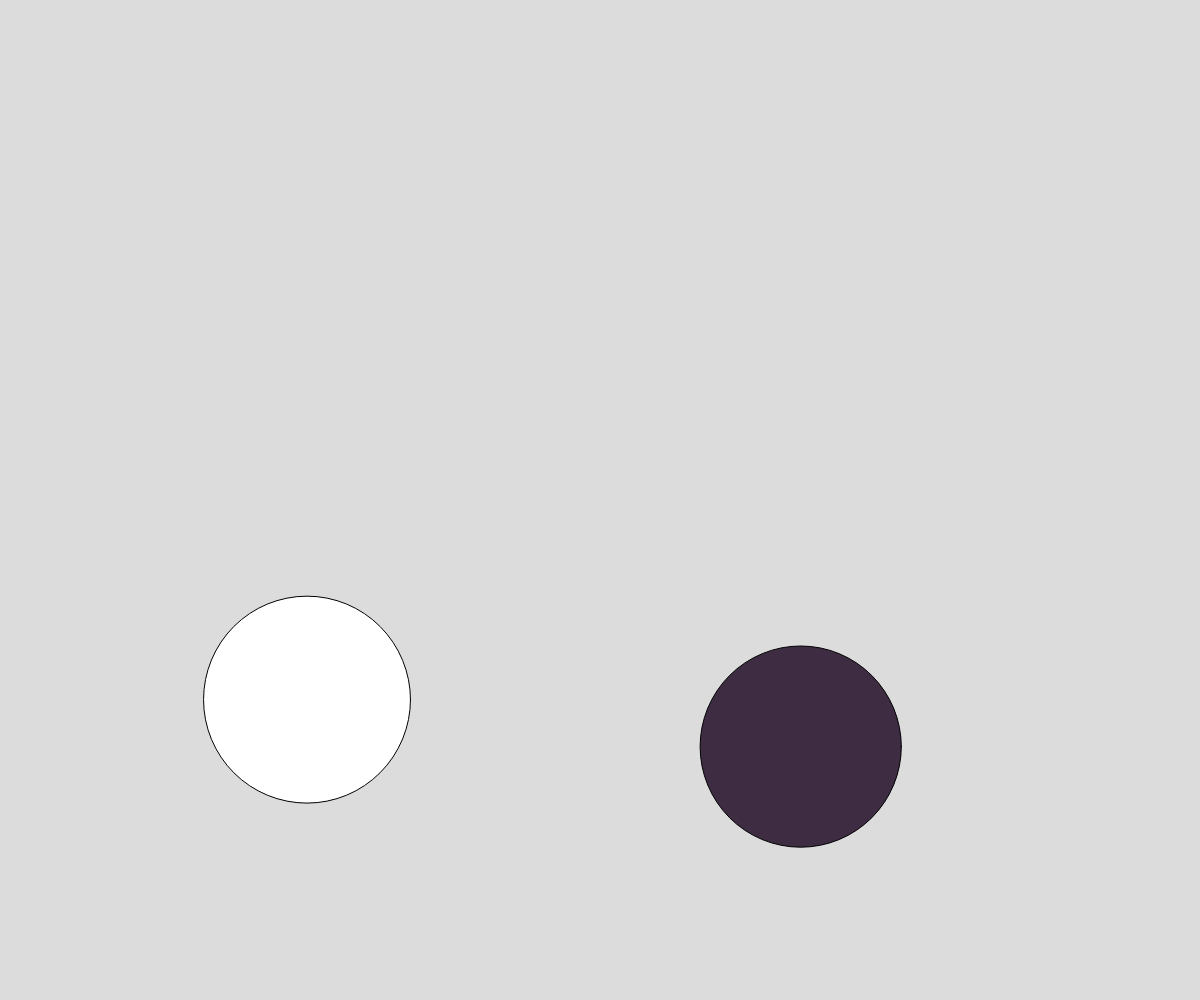
Frame 1 (no input)
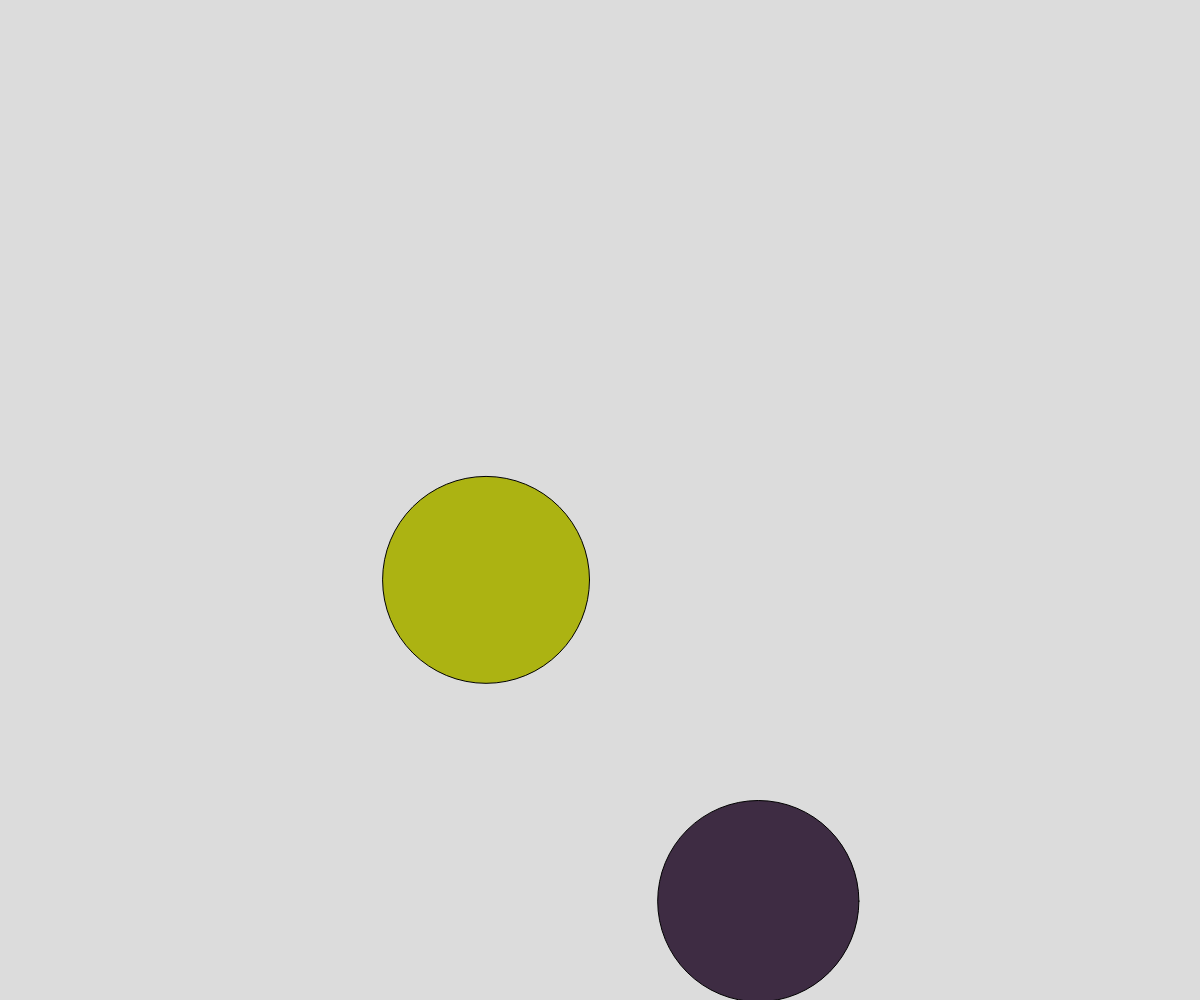
Frame 60 (no input)
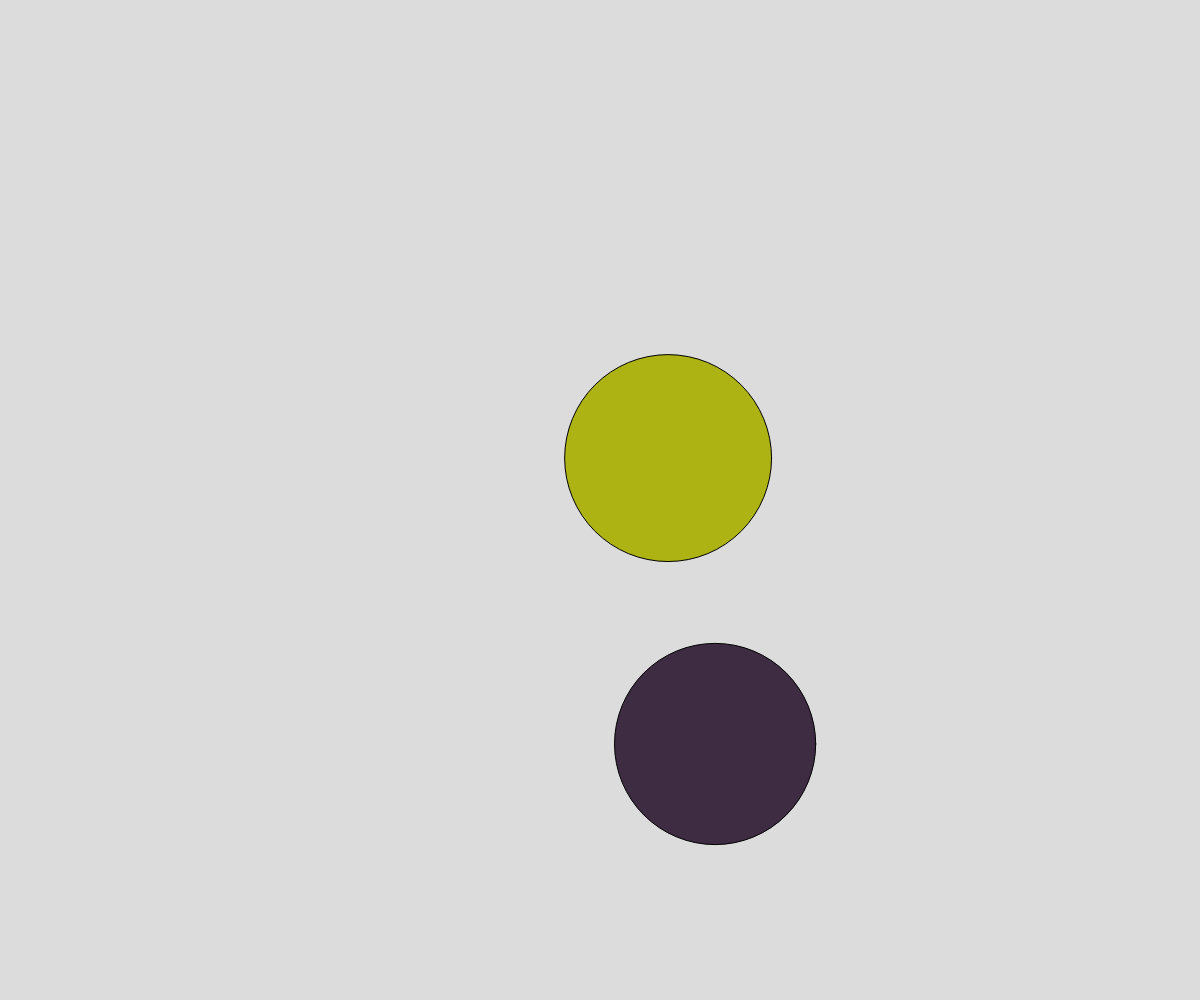
Frame 120 (the mouse pressed at the canvas centre since frame 60)

The p5.js sketch that drew these frames (run headless with seeded random() and noise() and a simulated clock; from frame 60 on, the mouse is pressed at the canvas centre):

// p5.js sketch
// ── sketch.js
let balls = new Array(2);
 
function setup() {
  createCanvas(windowWidth, windowHeight);
  for (let i = 0; i < balls.length; i++) {
    let d = random(50, 120)
    balls[i] = new RandomBall(random(width - d, 0 + d), random(height - d, 0 + d));
  }
}
 
function draw() {
  background(220);
  for (let i = 0; i < balls.length; i++) {
    const b = balls[i]
    b.render();
    b.update();
  }
}
 
class RandomBall {
  constructor(x, y) {
    this.x = x
    this.y = y
    this.d = random(200, 220)
    const sMax = 5
    this.speedX = random(-sMax, sMax)
    this.speedY = random(-sMax, sMax)
    this.color = color(random(0, 255), random(0, 255), random(0, 255))
  }
  update() {
    this.x += this.speedX;
    this.y += this.speedY;
 
    if (this.x + this.d / 2 > width || this.x - this.d / 2 < 0) {
      this.speedX = -this.speedX
    }
    if (this.y + this.d / 2 > height || this.y - this.d / 2 < 0) {
      this.speedY = -this.speedY
    }
  }
  render() {
    circle(this.x, this.y, this.d)
    fill(this.color)
    // fill(random(255),random(255),random(255))
  }
}

//Map function
